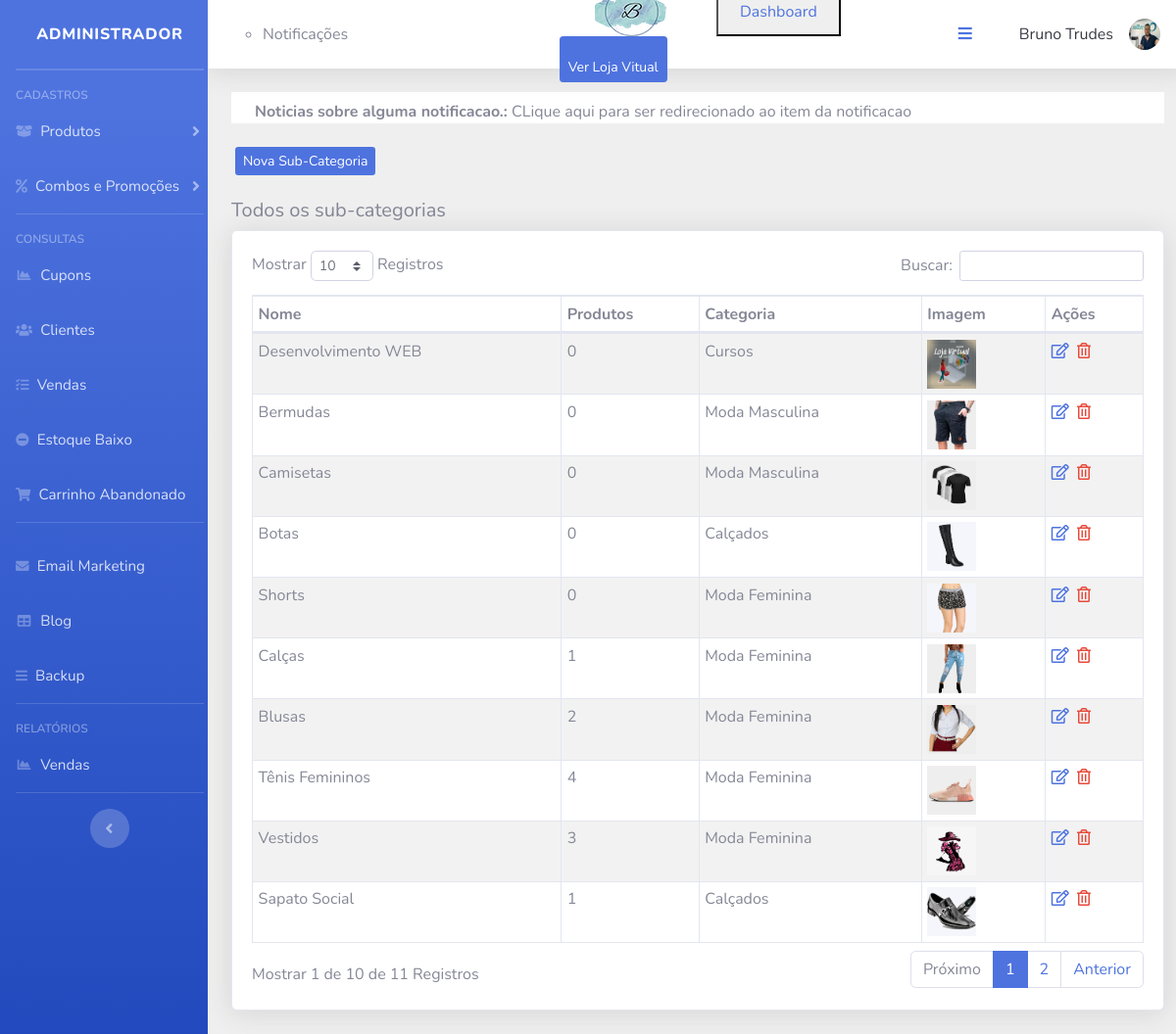
The app's page /sistema/painel-admin/index.php?pag=sub-categorias (signed in) with its own data.
### tables this page shows
CREATE TABLE `usuarios` (
  `id` int(11) NOT NULL AUTO_INCREMENT,
  `nome` varchar(50) NOT NULL,
  `cpf` varchar(20) NOT NULL,
  `email` varchar(50) NOT NULL,
  `fone` varchar(15) NOT NULL,
  `senha` varchar(35) NOT NULL,
  `senha_crip` varchar(150) NOT NULL,
  `nivel` varchar(20) NOT NULL,
  `imagem` varchar(100) DEFAULT NULL,
  PRIMARY KEY (`id`)
);

CREATE TABLE `sub_categorias` (
  `id` int(11) NOT NULL AUTO_INCREMENT,
  `nome` varchar(50) NOT NULL,
  `nome_url` varchar(50) NOT NULL,
  `imagem` varchar(100) NOT NULL,
  `id_categoria` int(11) NOT NULL,
  PRIMARY KEY (`id`)
);

CREATE TABLE `categorias` (
  `id` int(11) NOT NULL AUTO_INCREMENT,
  `nome` varchar(50) NOT NULL,
  `nome_url` varchar(50) NOT NULL,
  `imagem` varchar(100) NOT NULL,
  PRIMARY KEY (`id`)
);

### sistema/painel-admin/sub-categorias.php (the view, shortened to what the rows shown need)
<?php
$pag = "sub-categorias";
require_once("../../conexao.php");
?>
<div class="card shadow mb-4">
    <div class="card-body">
        <div class="table-responsive">
            <table class="w3-table-all w3-hoverable table table-striped table table-bordered" id="dataTable" width="100%" cellspacing="0">
                <thead>
                    <tr>
                        <th>Nome</th>
                        <th>Produtos</th>
                        <th>Categoria</th>
                        <th>Imagem</th>
                        <th>Ações</th>
                    </tr>
                </thead>
                <tbody>
                   <?php
                   $query = $pdo->query("SELECT * FROM sub_categorias order by id desc ");
                   $res = $query->fetchAll(PDO::FETCH_ASSOC);
                   for ($i=0; $i < count($res); $i++) {
                      $nome = $res[$i]['nome'];
                      $imagem = $res[$i]['imagem'];
                      $categoria = $res[$i]['id_categoria'];
                      $id = $res[$i]['id'];
                      $query2 = $pdo->query("SELECT * from categorias where id = '$categoria' ");
                      $res2 = $query2->fetchAll(PDO::FETCH_ASSOC);
                      $nome_cat = $res2[0]['nome'];
                      $query3 = $pdo->query("SELECT * FROM produtos where sub_categoria = '$id' ");
                      $res3 = $query3->fetchAll(PDO::FETCH_ASSOC);
                      $itens = @count($res3);
                      ?>
                    <tr>
                        <td><?php echo $nome ?></td>
                        <td><?php echo $itens ?></td>
                        <td><?php echo $nome_cat ?></td>
                        <td><img src="../../img/sub-categorias/<?php echo $imagem ?>" width="50"></td>
                        <td>
                             <a href="index.php?pag=<?php echo $pag ?>&funcao=editar&id=<?php echo $id ?>" class='text-primary mr-1' title='Editar Dados'><i class='far fa-edit'></i></a>
                            <a href="index.php?pag=<?php echo $pag ?>&funcao=excluir&id=<?php echo $id ?>" class='text-danger mr-1' title='Excluir Registro'><i class='far fa-trash-alt'></i></a>
                        </td>
                    </tr>
<?php } ?>
                </tbody>
            </table>
        </div>
    </div>
</div>

### sistema/painel-admin/index.php (shortened to what the rows shown need)
<?php
require_once '../../conexao.php';
$query = $pdo->query('SELECT * FROM envios_email');
$res = $query->fetchAll(PDO::FETCH_ASSOC);
if (@count($res) == 0) {
    $pdo->query(
        "INSERT INTO envios_email (data, final, assunto, mensagem, link) values (curDate(), '0', '', '', '') "
    );
}
$pag = @$_GET['pag'];
$menu1 = 'produtos';
$menu2 = 'categorias';
$menu3 = 'sub-categorias';
$menu4 = 'combos';
$menu5 = 'promocoes';
$menu6 = 'clientes';
$menu7 = 'vendas';
$menu8 = 'backup';
$menu9 = 'tipo-envios';
$menu10 = 'carac';
$menu11 = 'alertas';
$menu12 = 'cupons';
$menu13 = 'estoque';
$menu14 = 'blog';
$menu15 = 'banner';
$menu16 = 'produtos-promocao';
$menu17 = 'carrinho_abandonado';
$res = $pdo->query("SELECT * FROM usuarios where id = '$_SESSION[id_usuario]'");
$dados = $res->fetchAll(PDO::FETCH_ASSOC);
$nome_usu = @$dados[0]['nome'];
$imagem_usu = @$dados[0]['imagem'];
?>
<!DOCTYPE html>
<html lang="en">
<head>
    <link href="../vendor/fontawesome-free/css/all.min.css" rel="stylesheet" type="text/css">
    <link href="../css/sb-admin-2.css" rel="stylesheet">
    <link href="../css/style.css" rel="stylesheet">
    <link href="../vendor/datatables/dataTables.bootstrap4.min.css" rel="stylesheet">
</head>
<body id="page-top " >
    <div id="wrapper"  >
                                        <div id="content-wrapper" class="row d-flex flex-column l">
                                        <div class="wrapper">
            <nav class="navbar navbar-expand navbar-light bg-white topbar mb-4 static-top shadow">
                <div class="container-fluid">
                    <ul class="navbar-nav ml-auto">
                        <nav class="nav-item">
                                                <ul class="navbar-nav ml-auto ">
                                                    <li class="nav-item dropdown no-arrow nav-item">
                                                        <a class="nav-link dropdown-toggle" href="#" id="userDropdown" role="button" data-toggle="dropdown" aria-haspopup="true" aria-expanded="false">
                                                            <span class="mr-3 d-none d-lg-inline text-gray-900 "><?php echo @$nome_usu; ?></span>
                                                            <img class="img-profile rounded-circle" src="../../img/<?php echo $imagem_usu; ?>">
                                                        </a>
                                                    </li>
                                                </ul>
                                            </nav>
                    </ul>
                </div>
            </nav>
                                                <div class="container-fluid">
                                                    <?php if ($pag == null) {
                                                        include_once 'home.php';
                                                    } elseif ($pag == $menu1) {
                                                        include_once $menu1 .
                                                            '.php';
                                                    } elseif ($pag == $menu2) {
                                                        include_once $menu2 .
                                                            '.php';
                                                    } elseif ($pag == $menu3) {
                                                        include_once $menu3 .
                                                            '.php';
                                                    } elseif ($pag == $menu4) {
                                                        include_once $menu4 .
                                                            '.php';
                                                    } elseif ($pag == $menu5) {
                                                        include_once $menu5 .
                                                            '.php';
                                                    } elseif ($pag == $menu6) {
                                                        include_once $menu6 .
                                                            '.php';
                                                    } elseif ($pag == $menu7) {
                                                        include_once $menu7 .
                                                            '.php';
                                                    } elseif ($pag == $menu8) {
                                                        include_once $menu8 .
                                                            '.php';
                                                    } elseif ($pag == $menu9) {
                                                        include_once $menu9 .
                                                            '.php';
                                                    } elseif ($pag == $menu10) {
                                                        include_once $menu10 .
                                                            '.php';
                                                    } elseif ($pag == $menu11) {
                                                        include_once $menu11 .
                                                            '.php';
                                                    } elseif ($pag == $menu12) {
                                                        include_once $menu12 .
                                                            '.php';
                                                    } elseif ($pag == $menu13) {
                                                        include_once $menu13 .
                                                            '.php';
                                                    } elseif ($pag == $menu14) {
                                                        include_once $menu14 .
                                                            '.php';
                                                    } elseif ($pag == $menu15) {
                                                        include_once $menu15 .
                                                            '.php';
                                                    }elseif ($pag == $menu16) {
                                                        include_once $menu16 .
                                                            '.php';
                                                    }elseif ($pag == $menu17) {
                                                        include_once $menu17 .
                                                            '.php';
                                                    }
                                                    else {
                                                        include_once 'home.php';
                                                    } ?>
                                                </div>
                                            </div>
                                        </div>
                                    </div>
</body>
</html>

### records on screen
usuarios: nome "Bruno Trudes", imagem (picture)
sub_categorias: nome "Desenvolvimento WEB", itens "0", id_categoria.nome "Cursos", imagem (picture)
sub_categorias: nome "Bermudas", itens "0", id_categoria.nome "Moda Masculina", imagem (picture)
sub_categorias: nome "Camisetas", itens "0", id_categoria.nome "Moda Masculina", imagem (picture)
sub_categorias: nome "Botas", itens "0", id_categoria.nome "Calçados", imagem (picture)
sub_categorias: nome "Shorts", itens "0", id_categoria.nome "Moda Feminina", imagem (picture)
sub_categorias: nome "Calças", itens "1", id_categoria.nome "Moda Feminina", imagem (picture)
sub_categorias: nome "Blusas", itens "2", id_categoria.nome "Moda Feminina", imagem (picture)
sub_categorias: nome "Tênis Femininos", itens "4", id_categoria.nome "Moda Feminina", imagem (picture)
sub_categorias: nome "Vestidos", itens "3", id_categoria.nome "Moda Feminina", imagem (picture)
sub_categorias: nome "Sapato Social", itens "1", id_categoria.nome "Calçados", imagem (picture)

### other values on screen
$pag "sub-categorias"
